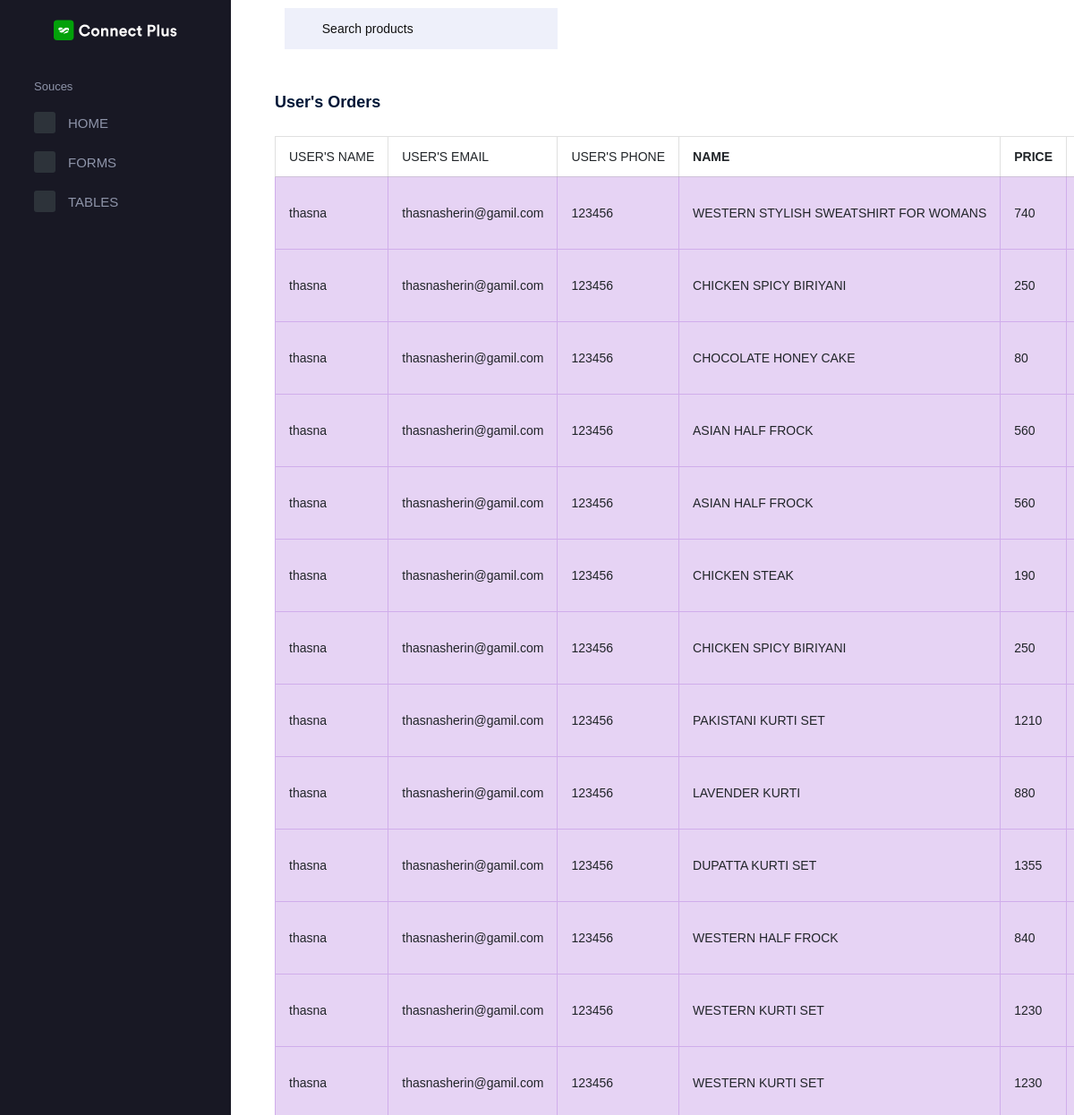
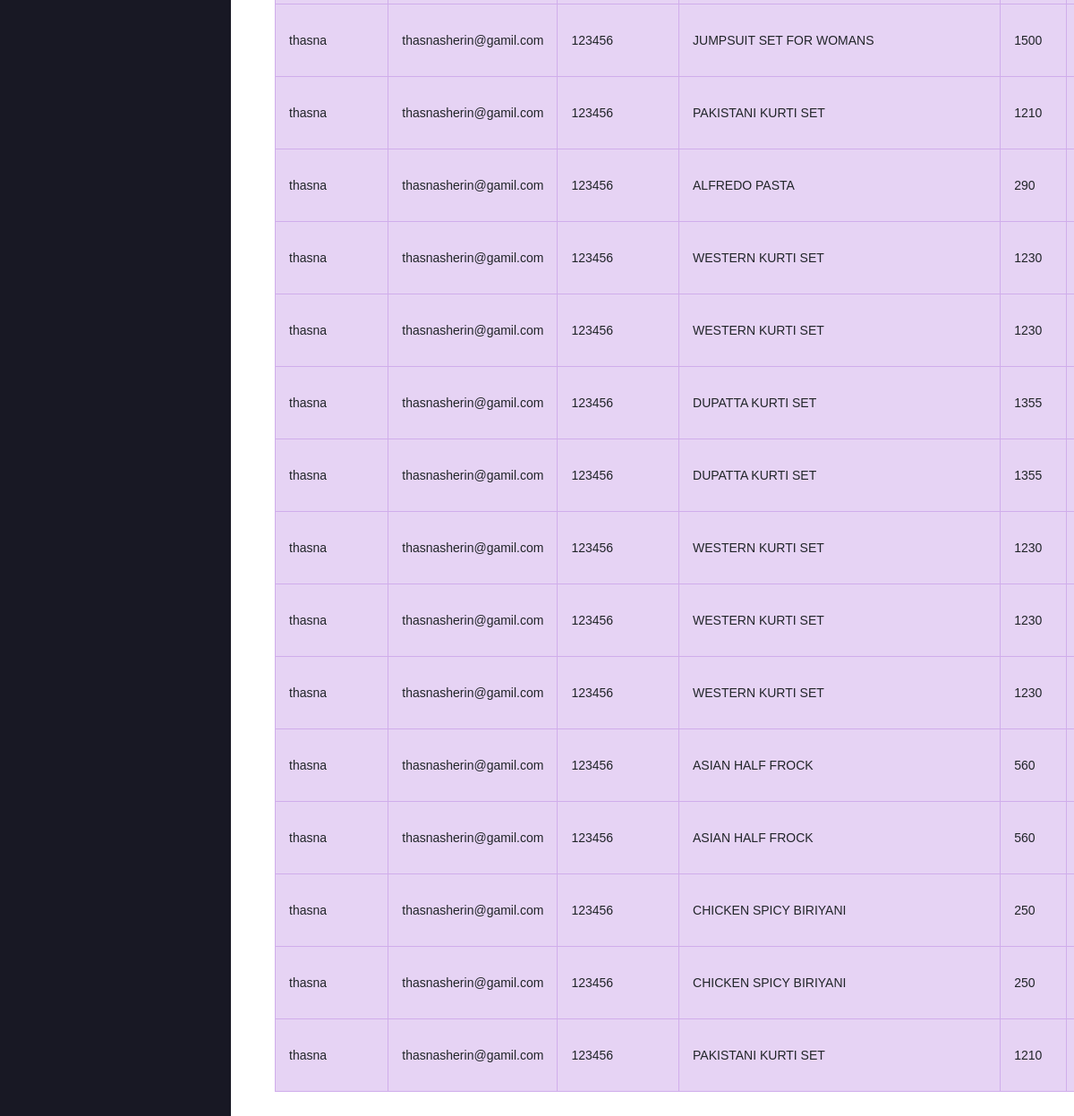
The page /vieworders on the database its author committed (2 pictures, top to bottom).
### Userapp/models.py (models this page shows)
class Checkout(models.Model):
    userid=models.ForeignKey(Register,on_delete=models.CASCADE)
    cartid=models.ForeignKey(Cart, on_delete=models.CASCADE)
    address=models.TextField()
    pincode=models.IntegerField()
    country=models.TextField()

class Register(models.Model):
    username = models.CharField(max_length=25)
    password = models.CharField(max_length=25)
    email=models.EmailField()
    phone = models.IntegerField()

class Cart(models.Model):
    userid=models.ForeignKey(Register,on_delete=models.CASCADE)
    productid=models.ForeignKey(Product, on_delete=models.CASCADE)
    quantity=models.IntegerField()
    total=models.IntegerField()
    status=models.IntegerField(default=0)

### Adminapp/models.py (models this page shows)
class Product(models.Model):
    pname=models.CharField(max_length=20)
    pcat=models.CharField(max_length=100)
    pprice=models.IntegerField()
    pstock=models.IntegerField()
    pimage=models.ImageField(upload_to='pimages')
    status=models.IntegerField(default=0)

### Adminapp/views.py (the view)
# urls.py: path('vieworders',views.vieworders,name='vieworders'),
def vieworders(request):
    data=Checkout.objects.all()
    return render(request,'vieworders.html',{'data':data})

### Adminapp/templates/vieworders.html (shortened to what this page needs)
{% extends 'adminindex.html' %}
{% block content %}
<div style="margin-right: 40px;" class="col-lg-12 stretch-card">
    <div class="card">
      <div class="card-body">
        <h4 class="card-title">User's Orders</h4>
        <table style="" class="table table-bordered">
          <thead>
            <tr>
              <b><th> USER'S NAME </th></b>
              <b><th> USER'S EMAIL </th></b>
              <b><th> USER'S PHONE </th></b>
              <th><b> NAME </b></th>
              <th><b> PRICE</b> </th>
              <th><b> QUANTITY</b> </th>
            </tr>
          </thead>
          <tbody>
            {% for i in data %}
            <tr class="table-info">
                <td>{{i.userid.username}}</td>
                <td>{{i.userid.email}}</td>
                <td>{{i.userid.phone}}</td>
                <td>{{i.cartid.productid.pname}}</td>
                <td>{{i.cartid.productid.pprice}}</td>
                <td>{{i.cartid.quantity}}</td>
            </tr>
            {% endfor %}
          </tbody>
        </table>
      </div>
    </div>
  </div>
{% endblock %}

### rows shown on the page
Checkout: userid.username "thasna", userid.email "thasnasherin@gamil.com", userid.phone "123456", cartid.productid.pname "WESTERN STYLISH SWEATSHIRT FOR WOMANS", cartid.productid.pprice "740"
Checkout: userid.username "thasna", userid.email "thasnasherin@gamil.com", userid.phone "123456", cartid.productid.pname "CHICKEN SPICY BIRIYANI", cartid.productid.pprice "250"
Checkout: userid.username "thasna", userid.email "thasnasherin@gamil.com", userid.phone "123456", cartid.productid.pname "CHOCOLATE HONEY CAKE", cartid.productid.pprice "80"
Checkout: userid.username "thasna", userid.email "thasnasherin@gamil.com", userid.phone "123456", cartid.productid.pname "ASIAN HALF FROCK", cartid.productid.pprice "560"
Checkout: userid.username "thasna", userid.email "thasnasherin@gamil.com", userid.phone "123456", cartid.productid.pname "ASIAN HALF FROCK", cartid.productid.pprice "560"
Checkout: userid.username "thasna", userid.email "thasnasherin@gamil.com", userid.phone "123456", cartid.productid.pname "CHICKEN STEAK", cartid.productid.pprice "190"
Checkout: userid.username "thasna", userid.email "thasnasherin@gamil.com", userid.phone "123456", cartid.productid.pname "CHICKEN SPICY BIRIYANI", cartid.productid.pprice "250"
Checkout: userid.username "thasna", userid.email "thasnasherin@gamil.com", userid.phone "123456", cartid.productid.pname "PAKISTANI KURTI SET", cartid.productid.pprice "1210"
Checkout: userid.username "thasna", userid.email "thasnasherin@gamil.com", userid.phone "123456", cartid.productid.pname "LAVENDER KURTI", cartid.productid.pprice "880"
Checkout: userid.username "thasna", userid.email "thasnasherin@gamil.com", userid.phone "123456", cartid.productid.pname "DUPATTA KURTI SET", cartid.productid.pprice "1355"
Checkout: userid.username "thasna", userid.email "thasnasherin@gamil.com", userid.phone "123456", cartid.productid.pname "WESTERN HALF FROCK", cartid.productid.pprice "840"
Checkout: userid.username "thasna", userid.email "thasnasherin@gamil.com", userid.phone "123456", cartid.productid.pname "WESTERN KURTI SET", cartid.productid.pprice "1230"
Checkout: userid.username "thasna", userid.email "thasnasherin@gamil.com", userid.phone "123456", cartid.productid.pname "WESTERN KURTI SET", cartid.productid.pprice "1230"
Checkout: userid.username "thasna", userid.email "thasnasherin@gamil.com", userid.phone "123456", cartid.productid.pname "JUMPSUIT SET FOR WOMANS", cartid.productid.pprice "1500"
Checkout: userid.username "thasna", userid.email "thasnasherin@gamil.com", userid.phone "123456", cartid.productid.pname "PAKISTANI KURTI SET", cartid.productid.pprice "1210"
Checkout: userid.username "thasna", userid.email "thasnasherin@gamil.com", userid.phone "123456", cartid.productid.pname "ALFREDO PASTA", cartid.productid.pprice "290"
Checkout: userid.username "thasna", userid.email "thasnasherin@gamil.com", userid.phone "123456", cartid.productid.pname "WESTERN KURTI SET", cartid.productid.pprice "1230"
Checkout: userid.username "thasna", userid.email "thasnasherin@gamil.com", userid.phone "123456", cartid.productid.pname "WESTERN KURTI SET", cartid.productid.pprice "1230"
Checkout: userid.username "thasna", userid.email "thasnasherin@gamil.com", userid.phone "123456", cartid.productid.pname "DUPATTA KURTI SET", cartid.productid.pprice "1355"
Checkout: userid.username "thasna", userid.email "thasnasherin@gamil.com", userid.phone "123456", cartid.productid.pname "DUPATTA KURTI SET", cartid.productid.pprice "1355"
Checkout: userid.username "thasna", userid.email "thasnasherin@gamil.com", userid.phone "123456", cartid.productid.pname "WESTERN KURTI SET", cartid.productid.pprice "1230"
Checkout: userid.username "thasna", userid.email "thasnasherin@gamil.com", userid.phone "123456", cartid.productid.pname "WESTERN KURTI SET", cartid.productid.pprice "1230"
Checkout: userid.username "thasna", userid.email "thasnasherin@gamil.com", userid.phone "123456", cartid.productid.pname "WESTERN KURTI SET", cartid.productid.pprice "1230"
Checkout: userid.username "thasna", userid.email "thasnasherin@gamil.com", userid.phone "123456", cartid.productid.pname "ASIAN HALF FROCK", cartid.productid.pprice "560"
Checkout: userid.username "thasna", userid.email "thasnasherin@gamil.com", userid.phone "123456", cartid.productid.pname "ASIAN HALF FROCK", cartid.productid.pprice "560"
Checkout: userid.username "thasna", userid.email "thasnasherin@gamil.com", userid.phone "123456", cartid.productid.pname "CHICKEN SPICY BIRIYANI", cartid.productid.pprice "250"
Checkout: userid.username "thasna", userid.email "thasnasherin@gamil.com", userid.phone "123456", cartid.productid.pname "CHICKEN SPICY BIRIYANI", cartid.productid.pprice "250"
Checkout: userid.username "thasna", userid.email "thasnasherin@gamil.com", userid.phone "123456", cartid.productid.pname "PAKISTANI KURTI SET", cartid.productid.pprice "1210"
